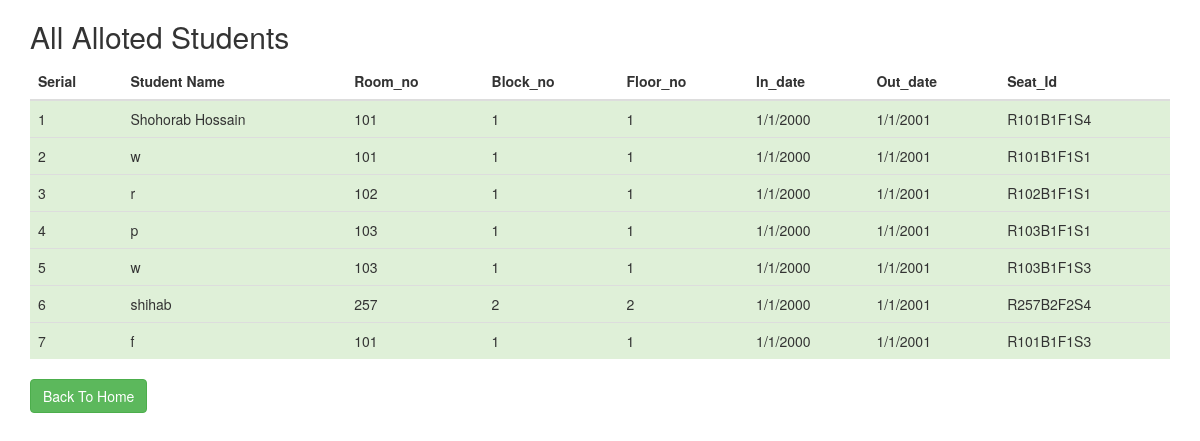
Page /notice.php on the committed database.
### tables this page shows
CREATE TABLE IF NOT EXISTS `tbl_allot` (
  `allot_id` int(11) NOT NULL AUTO_INCREMENT,
  `room_no` int(11) NOT NULL,
  `seat_id` varchar(25) NOT NULL,
  `st_id` int(11) NOT NULL,
  `block_no` int(11) NOT NULL,
  `floor_no` int(11) NOT NULL,
  `in_date` varchar(25) NOT NULL,
  `out_date` varchar(25) NOT NULL,
  `alloted` int(11) NOT NULL,
  PRIMARY KEY (`allot_id`)
);

CREATE TABLE IF NOT EXISTS `tbl_student` (
  `st_id` int(11) NOT NULL AUTO_INCREMENT,
  `st_name` varchar(255) NOT NULL,
  `st_father` varchar(255) NOT NULL,
  `st_mother` varchar(255) NOT NULL,
  `st_address` text NOT NULL,
  `st_phone` varchar(255) NOT NULL,
  `st_email` varchar(255) NOT NULL,
  `st_dept` varchar(255) NOT NULL,
  `st_session` varchar(11) NOT NULL,
  `st_roll` varchar(255) NOT NULL,
  `st_blood` varchar(255) NOT NULL,
  `approve` int(11) NOT NULL,
  `allot` int(11) NOT NULL,
  PRIMARY KEY (`st_id`)
);

### notice.php (the view, shortened to what this page needs)
<?php
include('config.php');
?>
<!DOCTYPE html>
<html lang="en">
<head>
  <link rel="stylesheet" href="http://maxcdn.bootstrapcdn.com/bootstrap/3.3.6/css/bootstrap.min.css">
</head>
<body>
<div class="container">
  <h2>All Alloted Students</h2>
  <table class="table">
    <thead>
      <tr>
        <th >Serial</th>
		<th >Student Name</th>
		<th >Room_no</th>
		<th >Block_no</th>
		<th >Floor_no</th>
		<th >In_date</th>
		<th >Out_date</th>
		<th >Seat_Id</th>
      </tr>
    </thead>
    <tbody>
    	<?php
	$i=0;
	$statement = $db->prepare("SELECT * FROM tbl_allot join tbl_student where tbl_allot.st_id=tbl_student.st_id and alloted=1");
	$statement->execute();
	$result = $statement->fetchAll(PDO::FETCH_ASSOC);
	foreach($result as $row)
	{
		$i++;
		?>
      <tr class="success">
      	<td><?php echo $i; ?></td>
        <td><?php echo $row['st_name']; ?></td>
        <td><?php echo $row['room_no']; ?></td>
        <td><?php echo $row['block_no']; ?></td>
        <td><?php echo $row['floor_no']; ?></td>
        <td><?php echo $row['in_date']; ?></td>
        <td> <?php echo $row['out_date']; ?></td>
        <td><?php echo $row['seat_id']; ?></td>
      </tr>
      <?php
	}
	?>
    </tbody>
  </table>
  <a href="index.php"><button type="button" class="btn btn-success">Back To Home</button></a>
</div>
</body>
</html>

### rows in the picture
tbl_allot: st.st_name "Shohorab Hossain", room_no "101", block_no "1", floor_no "1", in_date "1/1/2000", out_date "1/1/2001", seat "R101B1F1S4"
tbl_allot: st.st_name "w", room_no "101", block_no "1", floor_no "1", in_date "1/1/2000", out_date "1/1/2001", seat "R101B1F1S1"
tbl_allot: st.st_name "r", room_no "102", block_no "1", floor_no "1", in_date "1/1/2000", out_date "1/1/2001", seat "R102B1F1S1"
tbl_allot: st.st_name "p", room_no "103", block_no "1", floor_no "1", in_date "1/1/2000", out_date "1/1/2001", seat "R103B1F1S1"
tbl_allot: st.st_name "w", room_no "103", block_no "1", floor_no "1", in_date "1/1/2000", out_date "1/1/2001", seat "R103B1F1S3"
tbl_allot: st.st_name "shihab", room_no "257", block_no "2", floor_no "2", in_date "1/1/2000", out_date "1/1/2001", seat "R257B2F2S4"
tbl_allot: st.st_name "f", room_no "101", block_no "1", floor_no "1", in_date "1/1/2000", out_date "1/1/2001", seat "R101B1F1S3"
